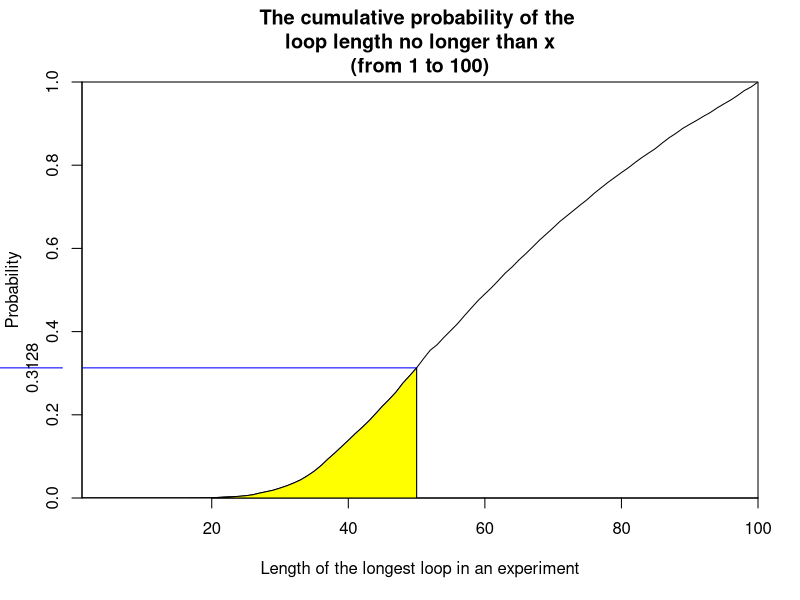
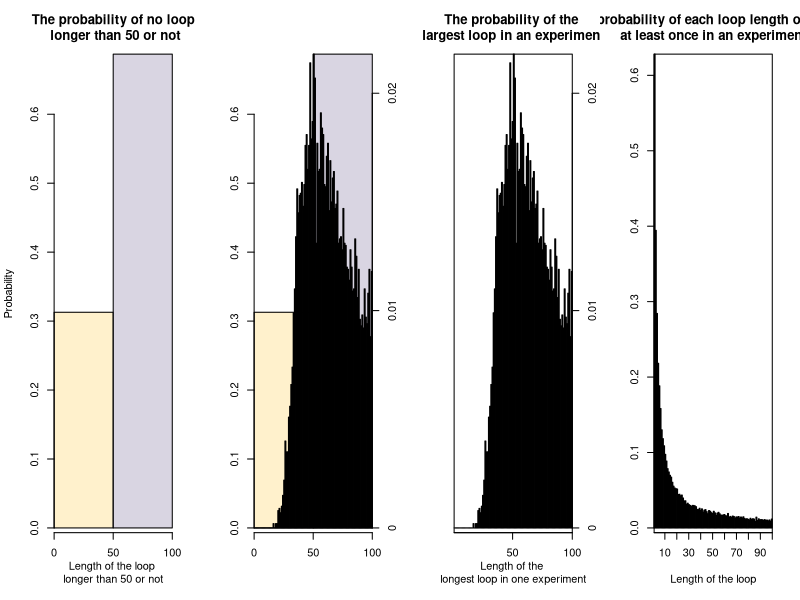

Write the R code that produced these figures, in order.
##### Group member: 
# Sixiang Cheng, s2437109; Ruishuo Cheng, s2305931; Qinxuan Li, s2299101

# github repo's address: https://github.com/lavacakeC/SP_Groupwork_2.git

# We reviewed the topic together, understood the meaning of the topic. After roughly understanding the logic of the topic, we drew a flow chart to organize our ideas. According to the flow chart, Pone and Pall functions were written together and the relevant results were calculated to explore the surprising aspects of this problem. Sixiang completed the dloop function according to the ideas of the first two questions and calculated the results with examples. 
# After debug, together, we discussed the surprising aspects of this problem. After the preliminary code is determined, we have optimized and adjusted the code and integrated the code. Finally, in the visualising, to visualise the probabilities sensibly, we discussed many different ideas for plotting plots to show the success rate. Qinxuan and Ruishuo proposed ideas and gave their own understanding. Sixiang implemented them with codes and finally chose the most intuitive way
# Ruishuo and Qinxuan each undertake about 30% of the work,Sixiang undertake about 40% of the work


# write the function "first_card" to determine the number of the card in the first box each prisoner opened when they enter the room 
# the inputs of function are: n(half of the total number of prisoners, cards and boxes), k(the prisoner's number), strategy(1 is that each prisoner first open the box corresponding to their prisoner number, if the card's number in the box is the prisoner's number, the prisoner succeeds. If the card's number is not the prisoner's number, open the next box corresponding to the card's number; 2 is similar with strategy 1, just the first box opened randomly; 3 is all the boxes opened randomly), card(the boxes'number)
# the output "card_find" is first card's number in the box they first choose
first_card <- function(n, k, strategy, card) {
  # use "if...else if..." conditional statement to assign value to "card_find"
  if (strategy == 1) {
    card_find <- card[k]
  }
  else if (strategy == 2) {
    # using sample funtion to select 1 number among 2n randomly
    card_find <- card[sample(c(1:(2*n)), 1)]
  }
  return(card_find)
}

# write the function "strategy_1_2" to determine whether the prisoner go free or not under the strategy 1 and 2
# the inputs of function are: n,k,card(same as function "first_card"); card_find(the output of the function "first_card")
# the output of the function is TRUE of FALSE, which means the prisoner go free or not
strategy_1_2 <- function(n, k, card, card_find) {
  Find_or_not <- FALSE
  # using for loop to implement that each time prisoner try, the prisoner open the box which number is corresponding to the card's number they see in the last box
  for (prisoner_try in 1:n) {
    # if statement is to implement when the prisoner find the number in the card corresponding their own number
    if (card_find == k) {
      # when if statement execution,Find_or_not changes to TRUE, then use break statement to jump out of the loop
      Find_or_not <- TRUE
      break
    }
    # when if statement not execution, the variable card_find reloads the value of card[card_find] 
    card_find <- card[card_find]
  }
  return(Find_or_not)
}

# write a function "strategy_3" simulation strategy 3 that the prisoner randomly chooses to open the box n times.
# the inputs of this funtion are n(the number of times can open the box, half number of total prisoners), k(prisoner's number), card(the box's number)
# the ouput is value 0 or 1, 1 means succeddfuly find a card number in box that mach prisoner's number. 0 means did't find number in the box that mach prisoner's number
# at this funtion, using sample function to randomly assign n numbers from 1 to 2n to simulate the value of opening n box each time. When one of the numbers is the same as the prisoner's number(k), the value corresponding to that array position becomes TRUE. Otherwise the value becomes FALSE. Then useing sum funtion to calculate whether there have TRUE value in the array
strategy_3 <- function(n, k, card) {
  return(sum(k == card[sample(c(1:(2*n)), n)]))
}

# write the function "Pone" to eatimate the probability of a single prisoner go free successfully under the 3 strategies
# the inputs of function are: n,k,strategy(same as above), nreps(the number of replicate similations to run)
# the output of function is the probability of a single prisoner success under the 3 strategies
Pone <- function(n, k, strategy, nreps = 10000) {
  # the number of 2n prisoners is assigned successively, and then the escape_num value is set to 0 to calculate the number of successful escapes
  prisoner <- c(1:(2*n))
  escape_num <- 0
  
  # for loop is used to simulate the nreps experiment
  for (rep in 1:nreps) {
    # in each experiment, the card variable was randomly assigned from the prisoner variable
    card <- sample(prisoner)
    # When using strategy 1 or 2, use the first_card function to extract the number of the card each time the box is opened and assign that number to card_find
    if (strategy == 1 | strategy == 2) {
      card_find <- first_card(n, k, strategy, card)
      # The strategy_1_2 function is then called to determine if the card number is equal to the prisoner and return TRUE or FALSE. The escape_num is added to the return value of the different strategy functions to calculate the prisoner's success in finding the box containing his number
      escape_num <- escape_num + strategy_1_2(n, k, card, card_find)
    }
    # If strategy 3 is used, strategy_3 function is directly called
    else if (strategy == 3) {
      escape_num <- escape_num + strategy_3(n, k, card)
    }
    
  }
  # The probability of success was calculated by dividing the number of successes by the total number of loop simulations
  return(escape_num/nreps)
  
}

# test when n=5, which means there are 10 prisoners, estimate the probability of a single prisoner go free successfully under the 3 strategies
Pone(5, 1, 1, 10000)
Pone(5, 1, 2, 10000)
Pone(5, 1, 3, 10000)

# test when n=50, which means there are 100 prisoners, estimate the probability of a single prisoner go free successfully under the 3 strategies
Pone(50, 1, 1, 10000)
Pone(50, 1, 2, 10000)
Pone(50, 1, 3, 10000)

# write the function "Pall" to eatimate the probability of all prisoners go free successfully under the 3 strategies
# the inputs of the function are n, strategy and nreps
# the output of function is the probability of all prisoners success under the 3 strategies
# The main idea of Pall function is very similar to that of Pone function
Pall <- function(n, strategy, nreps = 10000) {
  prisoner <- c(1:(2*n))
  success_escape <- 0
  
  for (rep in 1:nreps) {
    
    card <- sample(prisoner)
    escape_num <- 0
    
    # The main difference is that another for loop is embedded in the for loop to simulate that all prisoners enter the room in one of experiments. If one of the prisoners fails in each experiment, the strategy function referenced will return FALSE.
    for (k in 1:(2*n)) {
      
      if (strategy == 1 | strategy == 2) {
        card_find <- first_card(n, k, strategy, card)
        Find_or_not <- strategy_1_2(n, k, card, card_find)
        # Use the if statement to determine when (! If find_or_not) is TRUE (meaning find_or_not is false), the condition fires, using a break statement to jump out of the current loop and making no changes to escape_num
        if (!Find_or_not) {break}
        escape_num <- escape_num + 1
      }
      
      else if (strategy == 3) {
        Find_or_not <- strategy_3(n, k, card)
        if (!Find_or_not) {break}
        escape_num <- escape_num + 1
      }
    }
    # After 2n cycles, determine whether escape_num is equal to 2n (if it is equal to 2n, every prisoner has successfully escaped). This judgment returns true or false, counts the number of successes using success_escape, and returns its success probability
    success_escape <- success_escape + (escape_num == (2*n))
    
  }
  return(success_escape/nreps)
  
}

# when n=5, which means there are 10 prisoners, estimate the probability of all prisoners go free successfully under the 3 strategies
Pall(5, 1, 10000)
Pall(5, 2, 10000)
Pall(5, 3, 10000)

# when n=50, which means there are 100 prisoners, estimate the probability of all prisoners go free successfully under the 3 strategies
Pall(50, 1, 10000)
Pall(50, 2, 10000)
Pall(50, 3, 10000)

# remarks: when the number of prisoners is large enough, the probability of all escaping should be about zero, for example, when n = 50, the probability of all success should be (1/2)^100, however, when we use strategy 1, the probability of success becomes about 30%.
# remarks: using the Pone function, our results showe that strategy 2 have a success rate of nearly 40%, Strategy 1 and strategy 3 both have a success rate of about 50%; In the Pall function, strategies 2 and 3 have an extremely small probability of success only when n is small, and the success rate approaches zero when n becomes large. However, the success rate of strategy 1 is independent of the size of n, which is the most surprising thing
# remarks: our understanding is that strategy 1 is for the whole population, so the number of individuals in the whole population does not affect the final output, but the strategy 2 and 3 calculate the probability of the whole population on an individual basis, so the number of individuals in the whole population will affect the final output

# Write a dloop function to calculate and record the probability of each loop length
# the inputs are n and nreps
# the outputs is prob(2n-vector of probabilities)
dloop <- function(n, nreps) {
  
  # First define variable "occur" that create a vector that length is 2n, then create a  array "box" that length is 2n
  occur <- vector(length = 2*n)
  box <- c(1:(2*n))
  
  # In the nreps' loop, we randomly assign the box value to card in each loop, and then create vector tmp to count the number of times each loop length occurs
  for (try in 1:nreps) {
    card <- sample(box)
    tmp <- vector(length = 2*n)
    # Loop k from 1 to 2n, assigning card_find the KTH value of card on each loop.
    for (k in 1:(2*n)) {
      card_find <- card[k]
      # try_k is placed in 2n loops to locate the length of each loop length when the prisoner successfully finds his number card
      for (try_k in 1:(2*n)) {
        # When successful, tmp is added by 1 and the loop is broken out
        if(card_find == k) {
          tmp[try_k] <- 1
          break
        }
        # If it is not found successfully, it reassigns card_find and loops again
        card_find <- card[card_find]
      } 
      
    }
    # Use the occur cycle to record the number of successful nreps, and finally return the probability of success 
    occur <- occur + tmp
  }
  # Calculate the probability
  prob <- occur/nreps
  return(prob)
}

# This part we are trying to using dloop function to calculate the number of occurrences of the longest loop length when n equals 50 and calculate it into probability after loop 10000 times. Finally, the cumulative probability is plotted. We used different ideas to visualize. Finally, we chose a plot that best explains probability. The codes of other plots are attached at the end for reference
# set the vector which is used to contain the largest loop length of each experiment and sum them.
largest <- vector(length = 100)

#try 10000 times
for (i in 1:10000) {
  #use dloop to simulate if or not the length of a certain loop occuring at least once in one experiment.
  tmp <- dloop(50,1)
  #Find the number of loop length occuring in the above dloop function.
  index <- c(1:100)
  index <- index[tmp == 1]
  #Find the largest loop length and accumulate it into the largest vector.
  largest[max(index)] <- largest[max(index)] + 1
}

#calculate the probabilities of each loop length o be the largest loop length in an experiment.
prob_largest_onetime <- largest/10000
#calculate the cumulative probabilities of each loop length to be the largest loop length in an experiment.
prob_largest_onetime_cumulative <- vector(length = 100)
for (i in 1:100) {
  prob_largest_onetime_cumulative[i] <- sum(prob_largest_onetime[1:i])
}

#plot the cumulative probabilities
plot(prob_largest_onetime_cumulative, type = "l"
     , xaxs = "i"
     , yaxs = "i"
     , xlab = "Length of the longest loop in an experiment"
     , ylab = "Probability"
     , main = "The cumulative probability of the \nloop length no longer than x\n(from 1 to 100)")
lines(c(50, 50), c(0, prob_largest_onetime_cumulative[50]), col = "blue")
lines(c(0, 50), c(prob_largest_onetime_cumulative[50], prob_largest_onetime_cumulative[50]), col = "blue")
axis(2, prob_largest_onetime_cumulative[50], prob_largest_onetime_cumulative[50]
     , col = "blue"
     , tck = -0.15
     , line = 1)

#color the region (length <=50)
region_x <- c(1, 1:50, 50)
region_y <- c(0, prob_largest_onetime_cumulative[1:50], 0)
polygon(region_x, region_y, density = -1, col = "yellow")


############################################################################################################################
### Other way of visualising the probabilities ###
# We think the previous plot is enough to visualising the probabilities that there is 
# no loop longer than 50 in a random reshuffling of cards to boxes. 
# The plots below are different ways of showing that probabilities. 
# If the previous plot makes sense, you could stop here and not use the code below

prob_no_longer_50 <- sum(largest[1:50])/10000
prob_of_each_length <- dloop(50,10000)

color1 <- c(rgb(255,220,126,100, maxColorValue = 255), rgb(158,148,182,100, maxColorValue = 255))
color2 <- c(rep(rgb(254,212,152,200, maxColorValue = 255),50), rep(rgb(158,148,182,200, maxColorValue = 255), 50))

par(mfcol = c(1, 4))
barplot(c(prob_no_longer_50, 1- prob_no_longer_50), space = 0
        , col = color1, xaxs="i"
        , xlab = "Length of the loop \nlonger than 50 or not"
        , ylab = "Probability"
        , main = "The probability of no loop\n longer than 50 or not")
axis(1, c(0,1,2), c(0,50,100))

barplot(c(prob_no_longer_50, 1- prob_no_longer_50), space = 0, col = color1, xaxs="i")
axis(1, c(0,1,2), c(0,50,100))
par(new = TRUE)
barplot(prob_largest_onetime, col = color2, xaxs = "i", yaxt = "n", xaxt = "n")
axis(4, seq(0,0.025,0.01), seq(0,0.025,0.01))

plot(c(1:100), xaxs = "i", type = "n", xlab = "", ylab = "", yaxt = "n", xaxt = "n"
     , main = "The probability of the \nlargest loop in an experiment")
axis(1, seq(0,100,50), seq(0,100,50))
par(new = TRUE)
barplot(prob_largest_onetime, col = color2, xaxs = "i", yaxt = "n"
        , xlab = "Length of the \nlongest loop in one experiment")
axis(4, seq(0,0.025,0.01), seq(0,0.025,0.01))

plot(c(1:100), xaxs = "i", type = "n", xlab = "", ylab = "", yaxt = "n", xaxt = "n")
axis(1, seq(0,110,10), seq(0,110,10))
par(new = TRUE)
barplot(prob_of_each_length, xaxs = "i", xlab = "Length of the loop"
        , col = rgb(254,212,152,200, maxColorValue = 255)
        , main = "The probability of each loop length occurring \nat least once in an experiment")
